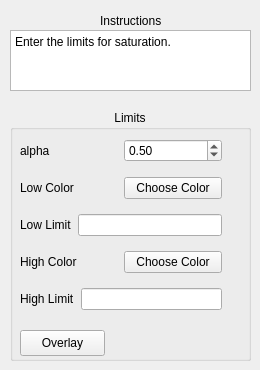
    <widget class="QWidget" name="tab_6">
     <attribute name="title">
      <string>Overlays Tools</string>
     </attribute>
     <widget class="QLabel" name="Instruc_overlabel_8">
      <property name="geometry">
       <rect>
        <x>100</x>
        <y>10</y>
        <width>81</width>
        <height>21</height>
       </rect>
      </property>
      <property name="text">
       <string>Instructions</string>
      </property>
     </widget>
     <widget class="QPlainTextEdit" name="overplainTextEdit_2">
      <property name="geometry">
       <rect>
        <x>10</x>
        <y>30</y>
        <width>241</width>
        <height>61</height>
       </rect>
      </property>
      <property name="readOnly">
       <bool>true</bool>
      </property>
      <property name="plainText">
       <string>Enter the limits for saturation.</string>
      </property>
     </widget>
     <widget class="QGroupBox" name="limgroupBox">
      <property name="geometry">
       <rect>
        <x>10</x>
        <y>110</y>
        <width>241</width>
        <height>251</height>
       </rect>
      </property>
      <property name="layoutDirection">
       <enum>Qt::LeftToRight</enum>
      </property>
      <property name="title">
       <string>Limits</string>
      </property>
      <property name="alignment">
       <set>Qt::AlignHCenter|Qt::AlignTop</set>
      </property>
      <widget class="QPushButton" name="OverlaypushButton_4">
       <property name="geometry">
        <rect>
         <x>10</x>
         <y>220</y>
         <width>85</width>
         <height>26</height>
        </rect>
       </property>
       <property name="text">
        <string>Overlay</string>
       </property>
      </widget>
      <widget class="QWidget" name="layoutWidget">
       <property name="geometry">
        <rect>
         <x>10</x>
         <y>20</y>
         <width>202</width>
         <height>191</height>
        </rect>
       </property>
       <layout class="QVBoxLayout" name="verticalLayout_11">
        <item>
         <layout class="QHBoxLayout" name="horizontalLayout_27">
          <item>
           <widget class="QLabel" name="alfalabel_8">
            <property name="text">
             <string>alpha</string>
            </property>
           </widget>
          </item>
          <item>
           <widget class="QDoubleSpinBox" name="doubleSpinBox_3">
            <property name="maximum">
             <double>1.000000000000000</double>
            </property>
            <property name="singleStep">
             <double>0.100000000000000</double>
            </property>
            <property name="value">
             <double>0.500000000000000</double>
            </property>
           </widget>
          </item>
         </layout>
        </item>
        <item>
         <layout class="QHBoxLayout" name="horizontalLayout_28">
          <item>
           <widget class="QLabel" name="lowcollabel_9">
            <property name="text">
             <string>Low Color</string>
            </property>
           </widget>
          </item>
          <item>
           <widget class="QPushButton" name="chooselow_pushButton_2">
            <property name="text">
             <string>Choose Color</string>
            </property>
           </widget>
          </item>
         </layout>
        </item>
        <item>
         <layout class="QHBoxLayout" name="horizontalLayout_29">
          <item>
           <widget class="QLabel" name="lowlim_label_10">
            <property name="text">
             <string>Low Limit</string>
            </property>
           </widget>
          </item>
          <item>
           <widget class="QLineEdit" name="lineEdit_7"/>
          </item>
         </layout>
        </item>
        <item>
         <layout class="QHBoxLayout" name="horizontalLayout_30">
          <item>
           <widget class="QLabel" name="hicollabel_11">
            <property name="text">
             <string>High Color</string>
            </property>
           </widget>
          </item>
          <item>
           <widget class="QPushButton" name="hicolpushButton_3">
            <property name="text">
             <string>Choose Color</string>
            </property>
           </widget>
          </item>
         </layout>
        </item>
        <item>
         <layout class="QHBoxLayout" name="horizontalLayout_31">
          <item>
           <widget class="QLabel" name="hilim_label_12">
            <property name="text">
             <string>High Limit</string>
            </property>
           </widget>
          </item>
          <item>
           <widget class="QLineEdit" name="lineEdit_10"/>
          </item>
         </layout>
        </item>
       </layout>
      </widget>
     </widget>
    </widget>
